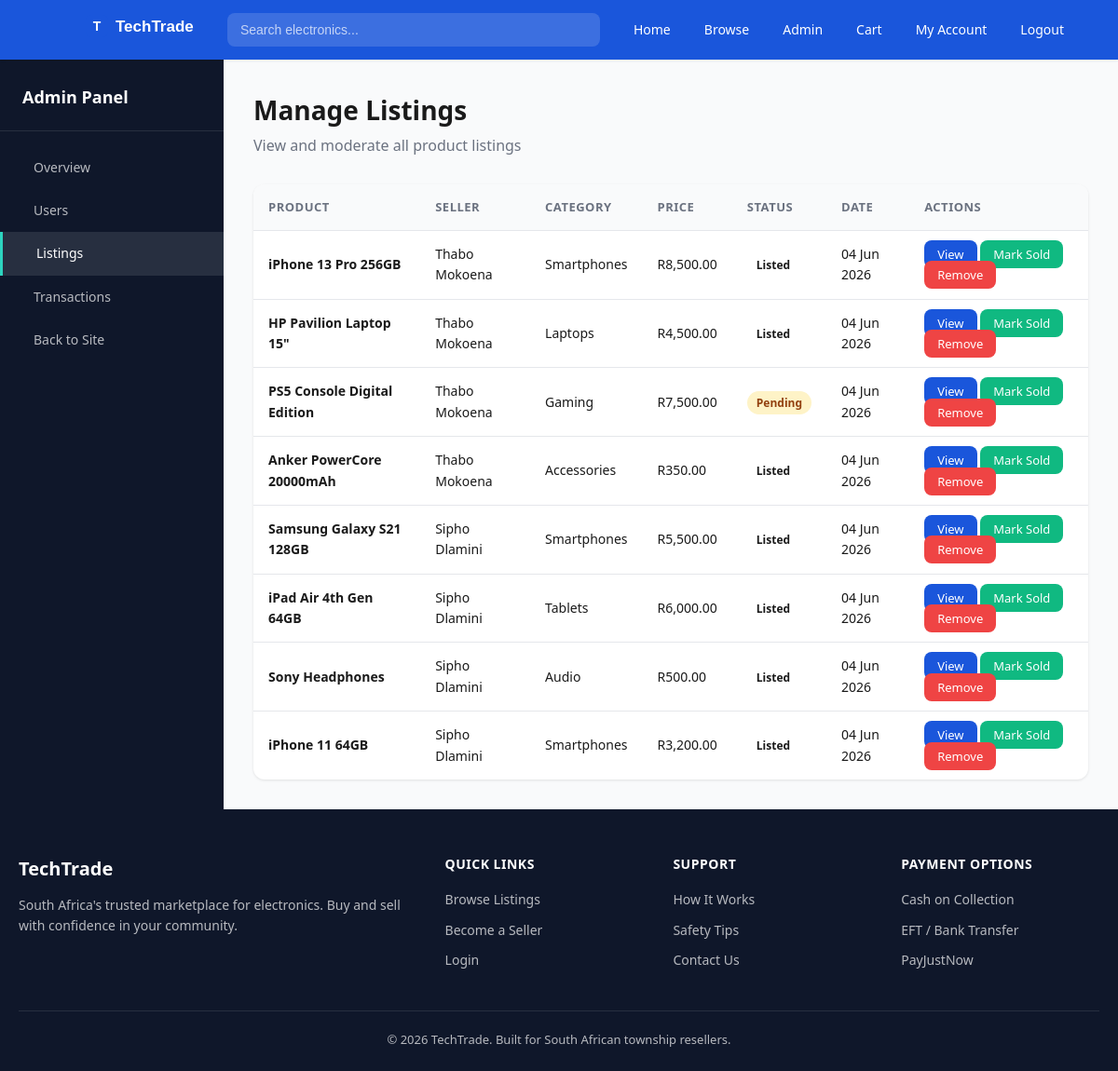
Screenshot of /admin_listings.php (signed in) with the database file from the repository.
### tables this page shows
CREATE TABLE listings (
    listing_id INT AUTO_INCREMENT PRIMARY KEY,
    seller_id INT NOT NULL,
    category_id INT NOT NULL,
    title VARCHAR(150) NOT NULL,
    description TEXT,
    price DECIMAL(10,2) NOT NULL,
    condition_status ENUM('New','Used - Like New','Used - Good','Used - Fair') DEFAULT 'Used - Good',
    image_url VARCHAR(255) DEFAULT '',
    status ENUM('Listed','Pending','Sold','Cancelled') DEFAULT 'Listed',
    created_at TIMESTAMP DEFAULT CURRENT_TIMESTAMP,
    updated_at TIMESTAMP DEFAULT CURRENT_TIMESTAMP ON UPDATE CURRENT_TIMESTAMP,
    FOREIGN KEY (seller_id) REFERENCES users(user_id) ON DELETE CASCADE,
    FOREIGN KEY (category_id) REFERENCES categories(category_id)
);

CREATE TABLE users (
    user_id INT AUTO_INCREMENT PRIMARY KEY,
    full_name VARCHAR(100) NOT NULL,
    email VARCHAR(100) NOT NULL UNIQUE,
    password_hash VARCHAR(255) NOT NULL,
    phone VARCHAR(20),
    location VARCHAR(100),
    role ENUM('buyer','seller','admin') DEFAULT 'buyer',
    is_verified TINYINT DEFAULT 0,
    created_at TIMESTAMP DEFAULT CURRENT_TIMESTAMP
);

CREATE TABLE categories (
    category_id INT AUTO_INCREMENT PRIMARY KEY,
    name VARCHAR(50) NOT NULL,
    icon VARCHAR(30) DEFAULT 'ti-device-mobile'
);

### admin_listings.php (the view, shortened to what this page needs)
<?php
require_once 'includes/db.php';
$listings_sql = "SELECT l.*, u.full_name as seller_name, c.name as category_name
                 FROM listings l
                 JOIN users u ON l.seller_id = u.user_id
                 JOIN categories c ON l.category_id = c.category_id
                 ORDER BY l.created_at DESC";
$listings_result = mysqli_query($conn, $listings_sql);
include 'includes/header.php';
?>
<div class="admin-layout">
    <aside class="admin-sidebar">
        <div class="sidebar-brand"><i class="ti ti-shield"></i> Admin Panel</div>
        <a href="/admin_dashboard.php"><i class="ti ti-layout-dashboard"></i> Overview</a>
        <a href="/admin_users.php"><i class="ti ti-users"></i> Users</a>
        <a href="/admin_listings.php" class="active"><i class="ti ti-shopping-bag"></i> Listings</a>
        <a href="/admin_transactions.php"><i class="ti ti-transfer"></i> Transactions</a>
        <a href="/index.php"><i class="ti ti-arrow-left"></i> Back to Site</a>
    </aside>
    <main class="admin-main">
        <div class="dashboard-header">
            <h1>Manage Listings</h1>
            <p>View and moderate all product listings</p>
        </div>
        <table class="data-table">
            <thead>
                <tr>
                    <th>Product</th>
                    <th>Seller</th>
                    <th>Category</th>
                    <th>Price</th>
                    <th>Status</th>
                    <th>Date</th>
                    <th>Actions</th>
                </tr>
            </thead>
            <tbody>
                <?php while ($item = mysqli_fetch_assoc($listings_result)): ?>
                <tr>
                    <td><strong><?php echo $item['title']; ?></strong></td>
                    <td><?php echo $item['seller_name']; ?></td>
                    <td><?php echo $item['category_name']; ?></td>
                    <td>R<?php echo number_format($item['price'], 2); ?></td>
                    <td><span class="badge badge-<?php echo strtolower($item['status']); ?>"><?php echo $item['status']; ?></span></td>
                    <td><?php echo date('d M Y', strtotime($item['created_at'])); ?></td>
                    <td>
                        <a href="/listing.php?id=<?php echo $item['listing_id']; ?>" class="btn-small btn-view">View</a>
                        <?php if ($item['status'] != 'Sold' && $item['status'] != 'Cancelled'): ?>
                            <a href="admin_listings.php?status=Sold&id=<?php echo $item['listing_id']; ?>" class="btn-small btn-verify">Mark Sold</a>
                            <a href="admin_listings.php?remove=<?php echo $item['listing_id']; ?>"
                               class="btn-small btn-delete"
                               onclick="return confirmDelete('Remove this listing?')">Remove</a>
                        <?php endif; ?>
                    </td>
                </tr>
                <?php endwhile; ?>
            </tbody>
        </table>
    </main>
</div>
<?php include 'includes/footer.php'; ?>

### css/style.css (style rules this page uses)
:root { --primary: #1A56DB; --primary-dark: #1e429f; --primary-light: #e1effe; --aqua: #2DD4BF; --aqua-light: #ccfbf1; --accent: #F97316; --accent-hover: #ea580c; --dark: #0F172A; --text: #1a1a1a; --text-light: #6b7280; --border: #e5e7eb; --surface: #f9fafb; --white: #ffffff; --success: #10b981; --warning: #f59e0b; --danger: #ef4444; --shadow: 0 1px 3px rgba(0,0,0,0.1); --shadow-lg: 0 10px 25px rgba(0,0,0,0.1); --radius: 8px; --radius-lg: 12px; }
* { margin: 0; padding: 0; box-sizing: border-box; }
body { font-family: 'Segoe UI', system-ui, -apple-system, sans-serif; color: var(--text); background: var(--surface); line-height: 1.6; min-height: 100vh; }
a { text-decoration: none; color: inherit; }
.dashboard-header { margin-bottom: 28px; }
.dashboard-header h1 { font-size: 28px; margin-bottom: 4px; }
.dashboard-header p { color: var(--text-light); }
.data-table { width: 100%; background: var(--white); border-radius: var(--radius-lg); overflow: hidden; box-shadow: var(--shadow); border-collapse: collapse; }
.data-table th { background: var(--surface); padding: 14px 16px; text-align: left; font-size: 13px; font-weight: 600; color: var(--text-light); text-transform: uppercase; letter-spacing: 0.5px; }
.data-table td { padding: 14px 16px; border-top: 1px solid var(--border); font-size: 14px; }
.badge { padding: 4px 10px; border-radius: 20px; font-size: 12px; font-weight: 600; }
.badge-pending { background: #fef3c7; color: #92400e; }
.btn-small { padding: 6px 14px; font-size: 13px; border-radius: var(--radius); border: none; cursor: pointer; font-weight: 500; }
.btn-verify { background: var(--success); color: white; }
.btn-delete { background: var(--danger); color: white; }
.btn-view { background: var(--primary); color: white; }
.admin-layout { display: grid; grid-template-columns: 240px 1fr; gap: 0; min-height: calc(100vh - 60px); }
.admin-sidebar { background: var(--dark); padding: 24px 0; }
.admin-sidebar .sidebar-brand { padding: 0 24px 20px; color: white; font-size: 18px; font-weight: 700; border-bottom: 1px solid rgba(255,255,255,0.1); margin-bottom: 16px; }
.admin-sidebar a { display: flex; align-items: center; gap: 12px; padding: 12px 24px; color: rgba(255,255,255,0.7); font-size: 14px; transition: all 0.2s; }
.admin-sidebar a:hover, .admin-sidebar a.active { color: white; background: rgba(255,255,255,0.1); border-left: 3px solid var(--aqua); }
.admin-main { padding: 32px; background: var(--surface); }
body, .navbar, .p-card, .form-card, .stat-card, .data-table, .step-card, .payment-card, .footer, .seller-box, .admin-sidebar, .conversation-item, .chat-bubble.received { transition: background-color 0.3s, color 0.3s, border-color 0.3s; }

### rows the page displays
listings: title "iPhone 13 Pro 256GB", seller.full_name "Thabo Mokoena", category.name "Smartphones", price "8,500.00", status "Listed", created_at "04 Jun 2026"
listings: title "HP Pavilion Laptop 15\"", seller.full_name "Thabo Mokoena", category.name "Laptops", price "4,500.00", status "Listed", created_at "04 Jun 2026"
listings: title "PS5 Console Digital Edition", seller.full_name "Thabo Mokoena", category.name "Gaming", price "7,500.00", status "Pending", created_at "04 Jun 2026"
listings: title "Anker PowerCore 20000mAh", seller.full_name "Thabo Mokoena", category.name "Accessories", price "350.00", status "Listed", created_at "04 Jun 2026"
listings: title "Samsung Galaxy S21 128GB", seller.full_name "Sipho Dlamini", category.name "Smartphones", price "5,500.00", status "Listed", created_at "04 Jun 2026"
listings: title "iPad Air 4th Gen 64GB", seller.full_name "Sipho Dlamini", category.name "Tablets", price "6,000.00", status "Listed", created_at "04 Jun 2026"
listings: title "Sony Headphones", seller.full_name "Sipho Dlamini", category.name "Audio", price "500.00", status "Listed", created_at "04 Jun 2026"
listings: title "iPhone 11 64GB", seller.full_name "Sipho Dlamini", category.name "Smartphones", price "3,200.00", status "Listed", created_at "04 Jun 2026"
